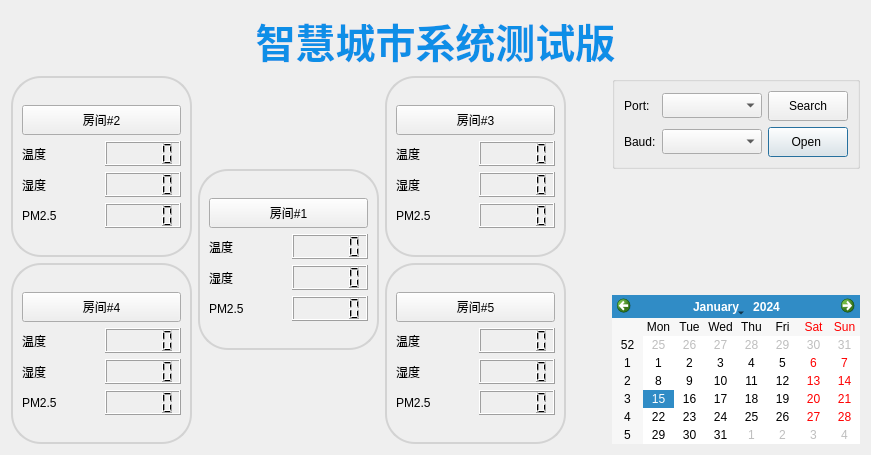
     <widget class="QWidget" name="page1">
      <layout class="QVBoxLayout" name="verticalLayout_13">
       <item>
        <widget class="QLabel" name="label_20">
         <property name="styleSheet">
          <string notr="true">QLabel{
    color: rgb(14, 142, 231);
    font-size: 40px;
    text-align: center center;
	font-weight: bold;

}</string>
         </property>
         <property name="text">
          <string>智慧城市系统测试版</string>
         </property>
         <property name="alignment">
          <set>Qt::AlignCenter</set>
         </property>
        </widget>
       </item>
       <item>
        <layout class="QHBoxLayout" name="horizontalLayout_9">
         <item>
          <layout class="QGridLayout" name="gridLayout_16">
           <item row="0" column="1">
            <spacer name="horizontalSpacer_6">
             <property name="orientation">
              <enum>Qt::Horizontal</enum>
             </property>
             <property name="sizeHint" stdset="0">
              <size>
               <width>180</width>
               <height>20</height>
              </size>
             </property>
            </spacer>
           </item>
           <item row="3" column="1">
            <spacer name="horizontalSpacer_7">
             <property name="orientation">
              <enum>Qt::Horizontal</enum>
             </property>
             <property name="sizeHint" stdset="0">
              <size>
               <width>180</width>
               <height>20</height>
              </size>
             </property>
            </spacer>
           </item>
           <item row="1" column="1" rowspan="2">
            <widget class="QGroupBox" name="groupBox_20">
             <property name="minimumSize">
              <size>
               <width>181</width>
               <height>181</height>
              </size>
             </property>
             <property name="maximumSize">
              <size>
               <width>181</width>
               <height>181</height>
              </size>
             </property>
             <property name="styleSheet">
              <string notr="true">QGroupBox{

	    border-style: solid;
    border: 2px solid lightgray;
    border-radius: 30px;

}</string>
             </property>
             <property name="title">
              <string/>
             </property>
             <layout class="QVBoxLayout" name="verticalLayout_2">
              <item>
               <layout class="QVBoxLayout" name="verticalLayout">
                <item>
                 <widget class="QPushButton" name="enterR1_btn">
                  <property name="minimumSize">
                   <size>
                    <width>0</width>
                    <height>30</height>
                   </size>
                  </property>
                  <property name="maximumSize">
                   <size>
                    <width>200</width>
                    <height>30</height>
                   </size>
                  </property>
                  <property name="text">
                   <string>房间#1</string>
                  </property>
                 </widget>
                </item>
                <item>
                 <layout class="QGridLayout" name="gridLayout">
                  <item row="0" column="0">
                   <widget class="QLabel" name="label">
                    <property name="text">
                     <string>温度</string>
                    </property>
                   </widget>
                  </item>
                  <item row="0" column="1">
                   <widget class="QLCDNumber" name="lcdNumber">
                    <property name="minimumSize">
                     <size>
                      <width>0</width>
                      <height>25</height>
                     </size>
                    </property>
                    <property name="maximumSize">
                     <size>
                      <width>80</width>
                      <height>25</height>
                     </size>
                    </property>
                   </widget>
                  </item>
                  <item row="1" column="0">
                   <widget class="QLabel" name="label_2">
                    <property name="text">
                     <string>湿度</string>
                    </property>
                   </widget>
                  </item>
                  <item row="1" column="1">
                   <widget class="QLCDNumber" name="lcdNumber_2">
                    <property name="minimumSize">
                     <size>
                      <width>0</width>
                      <height>25</height>
                     </size>
                    </property>
                    <property name="maximumSize">
                     <size>
                      <width>80</width>
                      <height>25</height>
                     </size>
                    </property>
                   </widget>
                  </item>
                  <item row="2" column="0">
                   <widget class="QLabel" name="label_3">
                    <property name="text">
                     <string>PM2.5</string>
                    </property>
                   </widget>
                  </item>
                  <item row="2" column="1">
                   <widget class="QLCDNumber" name="lcdNumber_3">
                    <property name="minimumSize">
                     <size>
                      <width>0</width>
                      <height>25</height>
                     </size>
                    </property>
                    <property name="maximumSize">
                     <size>
                      <width>80</width>
                      <height>25</height>
                     </size>
                    </property>
                   </widget>
                  </item>
                 </layout>
                </item>
               </layout>
              </item>
             </layout>
            </widget>
           </item>
           <item row="2" column="0" rowspan="2">
            <widget class="QGroupBox" name="groupBox_23">
             <property name="minimumSize">
              <size>
               <width>181</width>
               <height>181</height>
              </size>
             </property>
             <property name="maximumSize">
              <size>
               <width>181</width>
               <height>181</height>
              </size>
             </property>
             <property name="styleSheet">
              <string notr="true">QGroupBox{

	    border-style: solid;
    border: 2px solid lightgray;
    border-radius: 30px;

}</string>
             </property>
             <property name="title">
              <string/>
             </property>
             <layout class="QVBoxLayout" name="verticalLayout_7">
              <item>
               <layout class="QVBoxLayout" name="verticalLayout_8">
                <item>
                 <widget class="QPushButton" name="enterR4_btn">
                  <property name="minimumSize">
                   <size>
                    <width>0</width>
                    <height>30</height>
                   </size>
                  </property>
                  <property name="maximumSize">
                   <size>
                    <width>200</width>
                    <height>30</height>
                   </size>
                  </property>
                  <property name="text">
                   <string>房间#4</string>
                  </property>
                 </widget>
                </item>
                <item>
                 <layout class="QGridLayout" name="gridLayout_4">
                  <item row="0" column="0">
                   <widget class="QLabel" name="label_10">
                    <property name="text">
                     <string>温度</string>
                    </property>
                   </widget>
                  </item>
                  <item row="0" column="1">
                   <widget class="QLCDNumber" name="lcdNumber_10">
                    <property name="minimumSize">
                     <size>
                      <width>0</width>
                      <height>25</height>
                     </size>
                    </property>
                    <property name="maximumSize">
                     <size>
                      <width>80</width>
                      <height>25</height>
                     </size>
                    </property>
                   </widget>
                  </item>
                  <item row="1" column="0">
                   <widget class="QLabel" name="label_11">
                    <property name="text">
                     <string>湿度</string>
                    </property>
                   </widget>
                  </item>
                  <item row="1" column="1">
                   <widget class="QLCDNumber" name="lcdNumber_11">
                    <property name="minimumSize">
                     <size>
                      <width>0</width>
                      <height>25</height>
                     </size>
                    </property>
                    <property name="maximumSize">
                     <size>
                      <width>80</width>
                      <height>25</height>
                     </size>
                    </property>
                   </widget>
                  </item>
                  <item row="2" column="0">
                   <widget class="QLabel" name="label_12">
                    <property name="text">
                     <string>PM2.5</string>
                    </property>
                   </widget>
                  </item>
                  <item row="2" column="1">
                   <widget class="QLCDNumber" name="lcdNumber_12">
                    <property name="minimumSize">
                     <size>
                      <width>0</width>
                      <height>25</height>
                     </size>
                    </property>
                    <property name="maximumSize">
                     <size>
                      <width>80</width>
                      <height>25</height>
                     </size>
                    </property>
                   </widget>
                  </item>
                 </layout>
                </item>
               </layout>
              </item>
             </layout>
            </widget>
           </item>
           <item row="2" column="2" rowspan="2">
            <widget class="QGroupBox" name="groupBox_24">
             <property name="minimumSize">
              <size>
               <width>181</width>
               <height>181</height>
              </size>
             </property>
             <property name="maximumSize">
              <size>
               <width>181</width>
               <height>181</height>
              </size>
             </property>
             <property name="styleSheet">
              <string notr="true">QGroupBox{

	    border-style: solid;
    border: 2px solid lightgray;
    border-radius: 30px;

}</string>
             </property>
             <property name="title">
              <string/>
             </property>
             <layout class="QVBoxLayout" name="verticalLayout_9">
              <item>
               <layout class="QVBoxLayout" name="verticalLayout_10">
                <item>
                 <widget class="QPushButton" name="enterR5_btn">
                  <property name="minimumSize">
                   <size>
                    <width>0</width>
                    <height>30</height>
                   </size>
                  </property>
                  <property name="maximumSize">
                   <size>
                    <width>200</width>
                    <height>30</height>
                   </size>
                  </property>
                  <property name="text">
                   <string>房间#5</string>
                  </property>
                 </widget>
                </item>
                <item>
                 <layout class="QGridLayout" name="gridLayout_5">
                  <item row="0" column="0">
                   <widget class="QLabel" name="label_13">
                    <property name="text">
                     <string>温度</string>
                    </property>
                   </widget>
                  </item>
                  <item row="0" column="1">
                   <widget class="QLCDNumber" name="lcdNumber_13">
                    <property name="minimumSize">
                     <size>
                      <width>0</width>
                      <height>25</height>
                     </size>
                    </property>
                    <property name="maximumSize">
                     <size>
                      <width>80</width>
                      <height>25</height>
                     </size>
                    </property>
                   </widget>
                  </item>
                  <item row="1" column="0">
                   <widget class="QLabel" name="label_14">
                    <property name="text">
                     <string>湿度</string>
                    </property>
                   </widget>
                  </item>
                  <item row="1" column="1">
                   <widget class="QLCDNumber" name="lcdNumber_14">
                    <property name="minimumSize">
                     <size>
                      <width>0</width>
                      <height>25</height>
                     </size>
                    </property>
                    <property name="maximumSize">
                     <size>
                      <width>80</width>
                      <height>25</height>
                     </size>
                    </property>
                   </widget>
                  </item>
                  <item row="2" column="0">
                   <widget class="QLabel" name="label_15">
                    <property name="text">
                     <string>PM2.5</string>
                    </property>
                   </widget>
                  </item>
                  <item row="2" column="1">
                   <widget class="QLCDNumber" name="lcdNumber_15">
                    <property name="minimumSize">
                     <size>
                      <width>0</width>
                      <height>25</height>
                     </size>
                    </property>
                    <property name="maximumSize">
                     <size>
                      <width>80</width>
                      <height>25</height>
                     </size>
                    </property>
                   </widget>
                  </item>
                 </layout>
                </item>
               </layout>
              </item>
             </layout>
            </widget>
           </item>
           <item row="0" column="0" rowspan="2">
            <widget class="QGroupBox" name="groupBox_21">
             <property name="minimumSize">
              <size>
               <width>181</width>
               <height>181</height>
              </size>
             </property>
             <property name="maximumSize">
              <size>
               <width>181</width>
               <height>181</height>
              </size>
             </property>
             <property name="styleSheet">
              <string notr="true">QGroupBox{

	    border-style: solid;
    border: 2px solid lightgray;
    border-radius: 30px;

}</string>
             </property>
             <property name="title">
              <string/>
             </property>
             <layout class="QVBoxLayout" name="verticalLayout_3">
              <item>
               <layout class="QVBoxLayout" name="verticalLayout_4">
                <item>
                 <widget class="QPushButton" name="enterR2_btn">
                  <property name="minimumSize">
                   <size>
                    <width>0</width>
                    <height>30</height>
                   </size>
                  </property>
                  <property name="maximumSize">
                   <size>
                    <width>200</width>
                    <height>30</height>
                   </size>
                  </property>
                  <property name="text">
                   <string>房间#2</string>
                  </property>
                 </widget>
                </item>
                <item>
                 <layout class="QGridLayout" name="gridLayout_2">
                  <item row="0" column="0">
                   <widget class="QLabel" name="label_4">
                    <property name="text">
                     <string>温度</string>
                    </property>
                   </widget>
                  </item>
                  <item row="0" column="1">
                   <widget class="QLCDNumber" name="lcdNumber_4">
                    <property name="minimumSize">
                     <size>
                      <width>0</width>
                      <height>25</height>
                     </size>
                    </property>
                    <property name="maximumSize">
                     <size>
                      <width>80</width>
                      <height>25</height>
                     </size>
                    </property>
                   </widget>
                  </item>
                  <item row="1" column="0">
                   <widget class="QLabel" name="label_5">
                    <property name="text">
                     <string>湿度</string>
                    </property>
                   </widget>
                  </item>
                  <item row="1" column="1">
                   <widget class="QLCDNumber" name="lcdNumber_5">
                    <property name="minimumSize">
                     <size>
                      <width>0</width>
                      <height>25</height>
                     </size>
                    </property>
                    <property name="maximumSize">
                     <size>
                      <width>80</width>
                      <height>25</height>
                     </size>
                    </property>
                   </widget>
                  </item>
                  <item row="2" column="0">
                   <widget class="QLabel" name="label_6">
                    <property name="text">
                     <string>PM2.5</string>
                    </property>
                   </widget>
                  </item>
                  <item row="2" column="1">
                   <widget class="QLCDNumber" name="lcdNumber_6">
                    <property name="minimumSize">
                     <size>
                      <width>0</width>
                      <height>25</height>
                     </size>
                    </property>
                    <property name="maximumSize">
                     <size>
                      <width>80</width>
                      <height>25</height>
                     </size>
                    </property>
                   </widget>
                  </item>
                 </layout>
                </item>
               </layout>
              </item>
             </layout>
            </widget>
           </item>
           <item row="0" column="2" rowspan="2">
            <widget class="QGroupBox" name="groupBox_22">
             <property name="minimumSize">
              <size>
               <width>181</width>
               <height>181</height>
              </size>
             </property>
             <property name="maximumSize">
              <size>
               <width>181</width>
               <height>181</height>
              </size>
             </property>
             <property name="styleSheet">
              <string notr="true">QGroupBox{

	    border-style: solid;
    border: 2px solid lightgray;
    border-radius: 30px;

}</string>
             </property>
             <property name="title">
              <string/>
             </property>
             <layout class="QVBoxLayout" name="verticalLayout_5">
              <item>
               <layout class="QVBoxLayout" name="verticalLayout_6">
                <item>
                 <widget class="QPushButton" name="enterR3_btn">
                  <property name="minimumSize">
                   <size>
                    <width>0</width>
                    <height>30</height>
                   </size>
                  </property>
                  <property name="maximumSize">
                   <size>
                    <width>200</width>
                    <height>30</height>
                   </size>
                  </property>
                  <property name="text">
                   <string>房间#3</string>
                  </property>
                 </widget>
                </item>
                <item>
                 <layout class="QGridLayout" name="gridLayout_3">
                  <item row="0" column="0">
                   <widget class="QLabel" name="label_7">
                    <property name="text">
                     <string>温度</string>
                    </property>
                   </widget>
                  </item>
                  <item row="0" column="1">
                   <widget class="QLCDNumber" name="lcdNumber_7">
                    <property name="minimumSize">
                     <size>
                      <width>0</width>
                      <height>25</height>
                     </size>
                    </property>
                    <property name="maximumSize">
                     <size>
                      <width>80</width>
                      <height>25</height>
                     </size>
                    </property>
                   </widget>
                  </item>
                  <item row="1" column="0">
                   <widget class="QLabel" name="label_8">
                    <property name="text">
                     <string>湿度</string>
                    </property>
                   </widget>
                  </item>
                  <item row="1" column="1">
                   <widget class="QLCDNumber" name="lcdNumber_8">
                    <property name="minimumSize">
                     <size>
                      <width>0</width>
                      <height>25</height>
                     </size>
                    </property>
                    <property name="maximumSize">
                     <size>
                      <width>80</width>
                      <height>25</height>
                     </size>
                    </property>
                   </widget>
                  </item>
                  <item row="2" column="0">
                   <widget class="QLabel" name="label_9">
                    <property name="text">
                     <string>PM2.5</string>
                    </property>
                   </widget>
                  </item>
                  <item row="2" column="1">
                   <widget class="QLCDNumber" name="lcdNumber_9">
                    <property name="minimumSize">
                     <size>
                      <width>0</width>
                      <height>25</height>
                     </size>
                    </property>
                    <property name="maximumSize">
                     <size>
                      <width>80</width>
                      <height>25</height>
                     </size>
                    </property>
                   </widget>
                  </item>
                 </layout>
                </item>
               </layout>
              </item>
             </layout>
            </widget>
           </item>
           <item row="0" column="3">
            <spacer name="horizontalSpacer_10">
             <property name="orientation">
              <enum>Qt::Horizontal</enum>
             </property>
             <property name="sizeHint" stdset="0">
              <size>
               <width>40</width>
               <height>20</height>
              </size>
             </property>
            </spacer>
           </item>
          </layout>
         </item>
         <item>
          <layout class="QVBoxLayout" name="verticalLayout_12">
           <item>
            <widget class="QGroupBox" name="groupBox_4">
             <layout class="QGridLayout" name="gridLayout_9">
              <item row="0" column="0">
               <widget class="QLabel" name="label_24">
                <property name="sizePolicy">
                 <sizepolicy hsizetype="Maximum" vsizetype="Preferred">
                  <horstretch>0</horstretch>
                  <verstretch>0</verstretch>
                 </sizepolicy>
                </property>
                <property name="text">
                 <string>Port: </string>
                </property>
                <property name="alignment">
                 <set>Qt::AlignCenter</set>
                </property>
               </widget>
              </item>
              <item row="0" column="1">
               <widget class="QComboBox" name="serialPortInfoListBox">
                <property name="minimumSize">
                 <size>
                  <width>0</width>
                  <height>25</height>
                 </size>
                </property>
               </widget>
              </item>
              <item row="0" column="2">
               <widget class="QPushButton" name="searchButton">
                <property name="sizePolicy">
                 <sizepolicy hsizetype="Fixed" vsizetype="Fixed">
                  <horstretch>0</horstretch>
                  <verstretch>0</verstretch>
                 </sizepolicy>
                </property>
                <property name="minimumSize">
                 <size>
                  <width>80</width>
                  <height>30</height>
                 </size>
                </property>
                <property name="maximumSize">
                 <size>
                  <width>80</width>
                  <height>35</height>
                 </size>
                </property>
                <property name="styleSheet">
                 <string notr="true"/>
                </property>
                <property name="text">
                 <string>Search</string>
                </property>
               </widget>
              </item>
              <item row="1" column="0">
               <widget class="QLabel" name="label_19">
                <property name="text">
                 <string>Baud:</string>
                </property>
                <property name="alignment">
                 <set>Qt::AlignLeading|Qt::AlignLeft|Qt::AlignVCenter</set>
                </property>
               </widget>
              </item>
              <item row="1" column="1">
               <widget class="QComboBox" name="baudCombo">
                <property name="minimumSize">
                 <size>
                  <width>0</width>
                  <height>25</height>
                 </size>
                </property>
                <property name="maximumSize">
                 <size>
                  <width>16777215</width>
                  <height>25</height>
                 </size>
                </property>
               </widget>
              </item>
              <item row="1" column="2">
               <widget class="QPushButton" name="connectButton">
                <property name="sizePolicy">
                 <sizepolicy hsizetype="Preferred" vsizetype="Fixed">
                  <horstretch>0</horstretch>
                  <verstretch>0</verstretch>
                 </sizepolicy>
                </property>
                <property name="minimumSize">
                 <size>
                  <width>80</width>
                  <height>30</height>
                 </size>
                </property>
                <property name="maximumSize">
                 <size>
                  <width>80</width>
                  <height>16777215</height>
                 </size>
                </property>
                <property name="text">
                 <string>Open </string>
                </property>
                <property name="checkable">
                 <bool>false</bool>
                </property>
                <property name="autoDefault">
                 <bool>false</bool>
                </property>
                <property name="default">
                 <bool>true</bool>
                </property>
               </widget>
              </item>
             </layout>
            </widget>
           </item>
           <item>
            <spacer name="verticalSpacer">
             <property name="orientation">
              <enum>Qt::Vertical</enum>
             </property>
             <property name="sizeHint" stdset="0">
              <size>
               <width>20</width>
               <height>40</height>
              </size>
             </property>
            </spacer>
           </item>
           <item>
            <widget class="QCalendarWidget" name="calendarWidget"/>
           </item>
          </layout>
         </item>
        </layout>
       </item>
      </layout>
     </widget>
